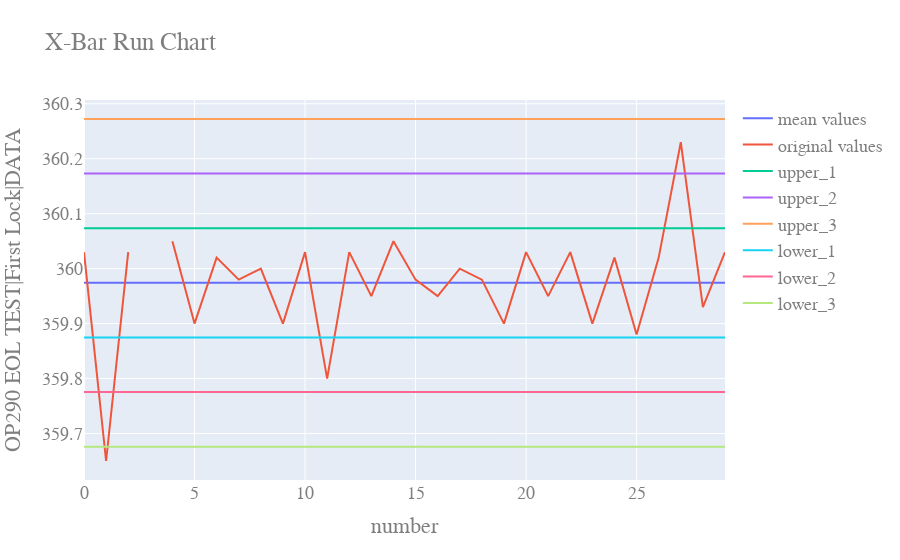

Here is the notebook cell this chart was saved with:
### Code cell
import plotly.graph_objects as go
fig = go.Figure()

fig.add_trace(go.Scatter(x=df['number'],y=df['avg'],name="mean values"))
fig.add_trace(go.Scatter(x=df['number'],y=run_var,name="original values"))
fig.add_trace(go.Scatter(x=df['number'],y=df['upper_1'],name="upper_1"))
fig.add_trace(go.Scatter(x=df['number'],y=df['upper_2'],name="upper_2"))
fig.add_trace(go.Scatter(x=df['number'],y=df['upper_3'],name="upper_3"))

fig.add_trace(go.Scatter(x=df['number'],y=df['lower_1'],name="lower_1"))
fig.add_trace(go.Scatter(x=df['number'],y=df['lower_2'],name="lower_2"))
fig.add_trace(go.Scatter(x=df['number'],y=df['lower_3'],name="lower_3"))
fig.update_layout(title="X-Bar Run Chart",xaxis_title="number",yaxis_title='{}'.format(y_label),
                  font=dict(family="Courier New, monospace",size=18,color="#7f7f7f"))
fig.show()
print(round(upper_3,4))
print(round(upper_2,4))
print(round(upper_1,4))
print(round(avg,4))
print(round(lower_1,4))
print(round(lower_2,4))
print(round(lower_3,4))

### Figure 1 — Plotly figure (JSON) as saved in the notebook; plotly's stock layout.template omitted (floating-point values rounded to 4 significant figures)
{"data": [{"y": [360.0, 360.0, 360.0, 360.0, 360.0, 360.0, 360.0, 360.0, 360.0, 360.0, 360.0, 360.0, 360.0, 360.0, 360.0, 360.0, 360.0, 360.0, 360.0, 360.0, 360.0, 360.0, 360.0, 360.0, 360.0, 360.0, 360.0, 360.0, 360.0, 360.0], "x": [0, 1, 2, 3, 4, 5, 6, 7, 8, 9, 10, 11, 12, 13, 14, 15, 16, 17, 18, 19, 20, 21, 22, 23, 24, 25, 26, 27, 28, 29], "type": "scatter", "name": "mean values"}, {"y": [360.0, 359.6, 360.0, null, 360.1, 359.9, 360.0, 360.0, 360, 359.9, 360.0, 359.8, 360.0, 359.9, 360.1, 360.0, 359.9, 360, 360.0, 359.9, 360.0, 359.9, 360.0, 359.9, 360.0, 359.9, 360.0, 360.2, 359.9, 360.0], "x": [0, 1, 2, 3, 4, 5, 6, 7, 8, 9, 10, 11, 12, 13, 14, 15, 16, 17, 18, 19, 20, 21, 22, 23, 24, 25, 26, 27, 28, 29], "type": "scatter", "name": "original values"}, {"y": [360.1, 360.1, 360.1, 360.1, 360.1, 360.1, 360.1, 360.1, 360.1, 360.1, 360.1, 360.1, 360.1, 360.1, 360.1, 360.1, 360.1, 360.1, 360.1, 360.1, 360.1, 360.1, 360.1, 360.1, 360.1, 360.1, 360.1, 360.1, 360.1, 360.1], "x": [0, 1, 2, 3, 4, 5, 6, 7, 8, 9, 10, 11, 12, 13, 14, 15, 16, 17, 18, 19, 20, 21, 22, 23, 24, 25, 26, 27, 28, 29], "type": "scatter", "name": "upper_1"}, {"y": [360.2, 360.2, 360.2, 360.2, 360.2, 360.2, 360.2, 360.2, 360.2, 360.2, 360.2, 360.2, 360.2, 360.2, 360.2, 360.2, 360.2, 360.2, 360.2, 360.2, 360.2, 360.2, 360.2, 360.2, 360.2, 360.2, 360.2, 360.2, 360.2, 360.2], "x": [0, 1, 2, 3, 4, 5, 6, 7, 8, 9, 10, 11, 12, 13, 14, 15, 16, 17, 18, 19, 20, 21, 22, 23, 24, 25, 26, 27, 28, 29], "type": "scatter", "name": "upper_2"}, {"y": [360.3, 360.3, 360.3, 360.3, 360.3, 360.3, 360.3, 360.3, 360.3, 360.3, 360.3, 360.3, 360.3, 360.3, 360.3, 360.3, 360.3, 360.3, 360.3, 360.3, 360.3, 360.3, 360.3, 360.3, 360.3, 360.3, 360.3, 360.3, 360.3, 360.3], "x": [0, 1, 2, 3, 4, 5, 6, 7, 8, 9, 10, 11, 12, 13, 14, 15, 16, 17, 18, 19, 20, 21, 22, 23, 24, 25, 26, 27, 28, 29], "type": "scatter", "name": "upper_3"}, {"y": [359.9, 359.9, 359.9, 359.9, 359.9, 359.9, 359.9, 359.9, 359.9, 359.9, 359.9, 359.9, 359.9, 359.9, 359.9, 359.9, 359.9, 359.9, 359.9, 359.9, 359.9, 359.9, 359.9, 359.9, 359.9, 359.9, 359.9, 359.9, 359.9, 359.9], "x": [0, 1, 2, 3, 4, 5, 6, 7, 8, 9, 10, 11, 12, 13, 14, 15, 16, 17, 18, 19, 20, 21, 22, 23, 24, 25, 26, 27, 28, 29], "type": "scatter", "name": "lower_1"}, {"y": [359.8, 359.8, 359.8, 359.8, 359.8, 359.8, 359.8, 359.8, 359.8, 359.8, 359.8, 359.8, 359.8, 359.8, 359.8, 359.8, 359.8, 359.8, 359.8, 359.8, 359.8, 359.8, 359.8, 359.8, 359.8, 359.8, 359.8, 359.8, 359.8, 359.8], "x": [0, 1, 2, 3, 4, 5, 6, 7, 8, 9, 10, 11, 12, 13, 14, 15, 16, 17, 18, 19, 20, 21, 22, 23, 24, 25, 26, 27, 28, 29], "type": "scatter", "name": "lower_2"}, {"y": [359.7, 359.7, 359.7, 359.7, 359.7, 359.7, 359.7, 359.7, 359.7, 359.7, 359.7, 359.7, 359.7, 359.7, 359.7, 359.7, 359.7, 359.7, 359.7, 359.7, 359.7, 359.7, 359.7, 359.7, 359.7, 359.7, 359.7, 359.7, 359.7, 359.7], "x": [0, 1, 2, 3, 4, 5, 6, 7, 8, 9, 10, 11, 12, 13, 14, 15, 16, 17, 18, 19, 20, 21, 22, 23, 24, 25, 26, 27, 28, 29], "type": "scatter", "name": "lower_3"}], "layout": {"font": {"color": "#7f7f7f", "family": "Courier New, monospace", "size": 18}, "yaxis": {"title": {"text": " OP290 EOL TEST|First Lock|DATA"}}, "xaxis": {"title": {"text": "number"}}, "title": {"text": "X-Bar Run Chart"}}}
